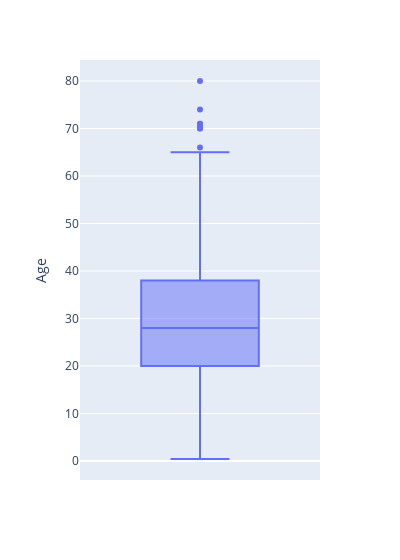

The code cell stored with this chart in its notebook:
### Code cell
px.box(data_frame=df, y='Age', width=400)

### Figure 1 — Plotly figure (JSON) as saved in the notebook; plotly's stock layout.template omitted (floating-point values rounded to 4 significant figures; data arrays with more than 128 entries replaced by an {"elided": "..."} marker saying what was removed)
{"data": [{"alignmentgroup": "True", "hovertemplate": "Age=%{y}<extra></extra>", "legendgroup": "", "marker": {"color": "#636efa"}, "name": "", "notched": false, "offsetgroup": "", "orientation": "v", "showlegend": false, "type": "box", "x0": " ", "xaxis": "x", "y": {"elided": "891 float values"}, "y0": " ", "yaxis": "y"}], "layout": {"boxmode": "group", "legend": {"tracegroupgap": 0}, "margin": {"t": 60}, "width": 400, "xaxis": {"anchor": "y", "domain": [0, 1]}, "yaxis": {"anchor": "x", "domain": [0, 1], "title": {"text": "Age"}}}}
